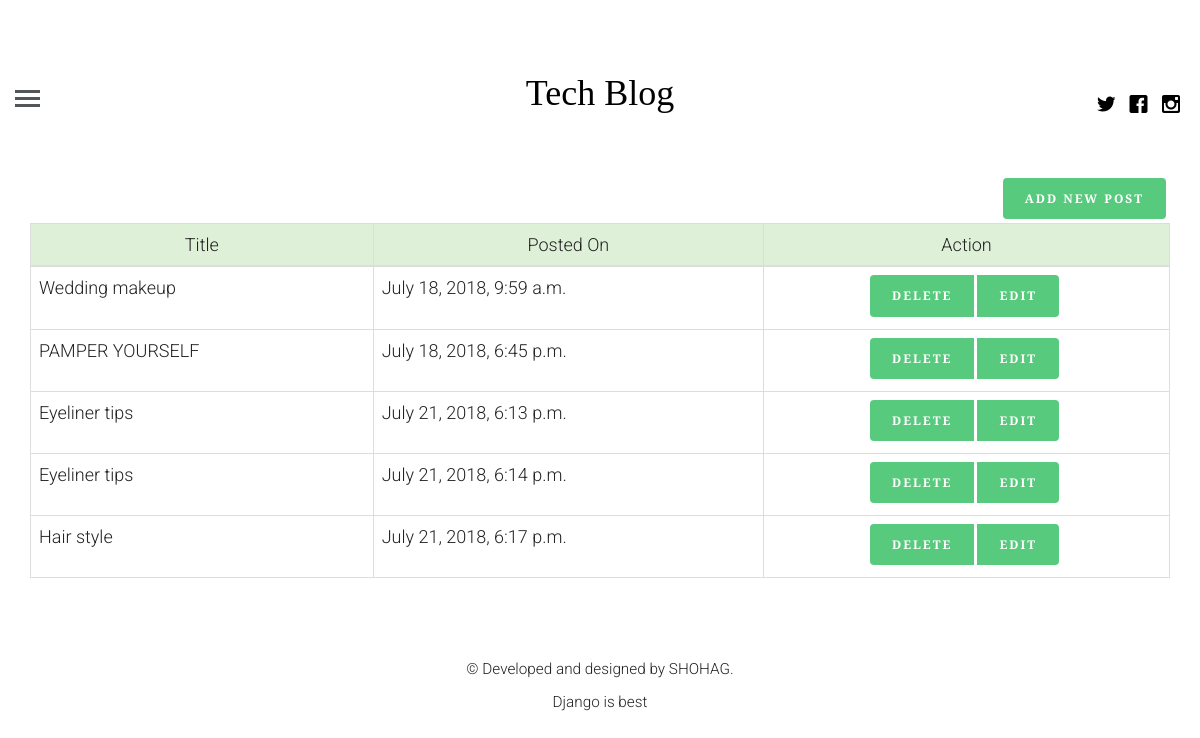
Screenshot of /profile/ (signed in) with the database file from the repository.
### blog/models.py (models this page shows, shortened)
class Article(models.Model):
    article_author= models.ForeignKey(Author,on_delete=models.CASCADE)
    title = models.CharField(max_length=200)
    body = models.TextField()
    image = models.FileField()
    posted_on = models.DateTimeField(auto_now=False,auto_now_add=True)
    updated_on = models.DateTimeField(auto_now=True,auto_now_add=False)
    category = models.ForeignKey(Category,on_delete=models.CASCADE)

### blog/views.py (the view, shortened to what this page needs)
# urls.py: path('profile/', views.getProfile, name='profile'),
def getProfile(request):
    if request.user.is_authenticated:
        user= get_object_or_404(User,id=request.user.id)
        author = Author.objects.get(name=user.id)
        if author:
            posts = Article.objects.filter(article_author=request.user.id)
            context = {
                "posts":posts,
                "author":author
            }
            return render(request,"logged_in_profile.html",context)
    else:
        return redirect("login")

### templates/logged_in_profile.html (shortened to what this page needs)
{% extends "base.html" %}
{% load static %}
{% block content %}
<div class="container">
    <table class="table table-bordered table-hover ">
        <a href="{% url 'create'%}" class="btn btn-success pull pull-right">Add new post</a>
        {% if posts %}
        <thead class="bg-success text-center">
        <tr>
            <td>Title</td>
            <td>Posted On</td>
            <td>Action</td>
        </tr>
        </thead>
        <tbody>
        {% for post in posts %}
            <tr>
                <td>{{ post.title }}</td>
                <td>{{ post.posted_on}}</td>
                <td align="middle">
                    <div class="btn-group">
                        <a href="{% url 'delete' deleted_post_id=post.id %}" class="btn btn-success" role="button">Delete</a>
                        <a href="{% url 'update' post_id=post.id %}" class="btn btn-success" role="button">Edit</a>
                    </div>
                </td>
            </tr>
        {% endfor %}
        </tbody>
        {% else %}
        <h1 class="text-danger display-5 text-center">You have no post</h1>
        {% endif %}
    </table>
</div>
{% endblock %}

### static/css/style.css (style rules this page uses)
html { background: #fff; }
body { font-family: "Roboto", arial, sans-serif; font-size: 18px; font-weight: 300; line-height: 1.8; color: #222; background: #fff; }
a { color: #f7c873; -webkit-transition: 0.5s; -o-transition: 0.5s; transition: 0.5s; }
.btn { margin-right: 4px; margin-bottom: 4px; font-family: "Playfair Display", times, serif; font-size: 12px; letter-spacing: 2px; text-transform: uppercase; font-weight: 700; -webkit-border-radius: 4px; -moz-border-radius: 4px; -ms-border-radius: 4px; border-radius: 4px; -webkit-transition: 0.5s; -o-transition: 0.5s; transition: 0.5s; }
.btn-success { background: #58ca7e; color: #fff; border: 2px solid #58ca7e; }

### rows the page displays
Article: title "Wedding makeup", posted_on "July 18, 2018, 9:59 a.m."
Article: title "PAMPER YOURSELF", posted_on "July 18, 2018, 6:45 p.m."
Article: title "Eyeliner tips", posted_on "July 21, 2018, 6:13 p.m."
Article: title "Eyeliner tips", posted_on "July 21, 2018, 6:14 p.m."
Article: title "Hair style", posted_on "July 21, 2018, 6:17 p.m."
